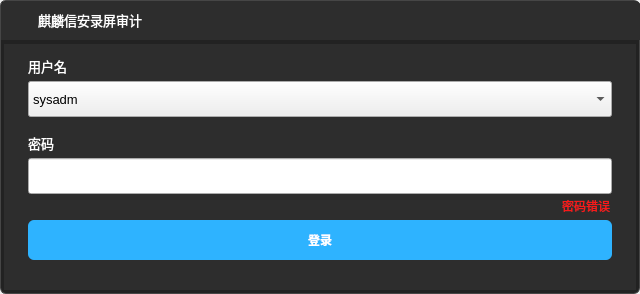
<?xml version="1.0" encoding="UTF-8"?>
<ui version="4.0">
 <class>Login</class>
 <widget class="QDialog" name="Login">
  <property name="geometry">
   <rect>
    <x>0</x>
    <y>0</y>
    <width>640</width>
    <height>294</height>
   </rect>
  </property>
  <property name="windowTitle">
   <string>麒麟信安录屏审计</string>
  </property>
  <property name="windowIcon">
   <iconset resource="../data/src.qrc">
    <normaloff>:/images/a16px.png</normaloff>:/images/a16px.png</iconset>
  </property>
  <widget class="QWidget" name="dialogWidget" native="true">
   <property name="geometry">
    <rect>
     <x>0</x>
     <y>0</y>
     <width>640</width>
     <height>294</height>
    </rect>
   </property>
   <property name="styleSheet">
    <string notr="true">QWidget#dialogWidget{
background-color:#222222;
border-radius:6px;
border:0.5px solid #464646;
}</string>
   </property>
   <widget class="QWidget" name="bodyWidget" native="true">
    <property name="geometry">
     <rect>
      <x>4</x>
      <y>44</y>
      <width>632</width>
      <height>246</height>
     </rect>
    </property>
    <property name="styleSheet">
     <string notr="true">QWidget#bodyWidget{
background-color:#2d2d2d;
border:none;
}</string>
    </property>
    <widget class="QPushButton" name="accept">
     <property name="geometry">
      <rect>
       <x>24</x>
       <y>176</y>
       <width>584</width>
       <height>40</height>
      </rect>
     </property>
     <property name="font">
      <font>
       <weight>75</weight>
       <italic>false</italic>
       <bold>true</bold>
      </font>
     </property>
     <property name="styleSheet">
      <string notr="true">QPushButton#accept{
background-color:#2eb3ff;
border:none;
color:#fff;
border-radius:6px;
}

QPushButton#accept:hover{
background-color:#3fc4ff;
border:none;
color:#fff;
border-radius:6px;
}

QPushButton#accept:pressed{
background-color:#1da2ff;
border:none;
color:#fff;
border-radius:6px;
}</string>
     </property>
     <property name="text">
      <string>登录</string>
     </property>
    </widget>
    <widget class="QLabel" name="label">
     <property name="geometry">
      <rect>
       <x>24</x>
       <y>12</y>
       <width>61</width>
       <height>20</height>
      </rect>
     </property>
     <property name="font">
      <font>
       <family>Sans Serif</family>
       <pointsize>10</pointsize>
      </font>
     </property>
     <property name="styleSheet">
      <string notr="true">#label{
color:#fff;
}</string>
     </property>
     <property name="text">
      <string>用户名</string>
     </property>
     <property name="textFormat">
      <enum>Qt::AutoText</enum>
     </property>
     <property name="alignment">
      <set>Qt::AlignLeading|Qt::AlignLeft|Qt::AlignTop</set>
     </property>
     <property name="wordWrap">
      <bool>true</bool>
     </property>
    </widget>
    <widget class="QLabel" name="label_2">
     <property name="geometry">
      <rect>
       <x>24</x>
       <y>89</y>
       <width>61</width>
       <height>20</height>
      </rect>
     </property>
     <property name="font">
      <font>
       <family>Sans Serif</family>
       <pointsize>10</pointsize>
      </font>
     </property>
     <property name="styleSheet">
      <string notr="true">color:#fff;</string>
     </property>
     <property name="text">
      <string>密码</string>
     </property>
     <property name="textFormat">
      <enum>Qt::AutoText</enum>
     </property>
     <property name="alignment">
      <set>Qt::AlignLeading|Qt::AlignLeft|Qt::AlignTop</set>
     </property>
     <property name="wordWrap">
      <bool>true</bool>
     </property>
    </widget>
    <widget class="QLineEdit" name="passwdEdit">
     <property name="geometry">
      <rect>
       <x>24</x>
       <y>114</y>
       <width>584</width>
       <height>36</height>
      </rect>
     </property>
     <property name="styleSheet">
      <string notr="true">QLineEdit#passwdEdit[isError=&quot;false&quot;]{
background-color:rgb(34,34,34);
border: 1px solid #393939;
border-radius:4px;
color:#fff;
padding-left:10px;
padding-right:10px;
font-size:13px;
}

QLineEdit#passwdEdit[isError=&quot;true&quot;]{
background-color:rgb(34,34,34);
border: 1px solid #fa4949;
border-radius:4px;
color:#fff;
padding-left:10px;
padding-right:10px;
font-size:13px;
}

QLineEdit#passwdEdit:hover{
background-color:rgb(34,34,34);
border: 1px solid #2eb3ff;
border-radius:4px;
color:#fff;
padding-left:10px;
padding-right:10px;
font-size:13px;
}</string>
     </property>
     <property name="echoMode">
      <enum>QLineEdit::Password</enum>
     </property>
     <property name="isError" stdset="0">
      <bool>false</bool>
     </property>
    </widget>
    <widget class="QComboBox" name="userBox">
     <property name="geometry">
      <rect>
       <x>24</x>
       <y>37</y>
       <width>584</width>
       <height>36</height>
      </rect>
     </property>
     <property name="font">
      <font>
       <pointsize>10</pointsize>
      </font>
     </property>
     <property name="styleSheet">
      <string notr="true"/>
     </property>
     <property name="iconSize">
      <size>
       <width>30</width>
       <height>30</height>
      </size>
     </property>
     <item>
      <property name="text">
       <string>sysadm</string>
      </property>
     </item>
     <item>
      <property name="text">
       <string>secadm</string>
      </property>
     </item>
     <item>
      <property name="text">
       <string>audadm</string>
      </property>
     </item>
    </widget>
    <widget class="QLabel" name="label_3">
     <property name="geometry">
      <rect>
       <x>545</x>
       <y>153</y>
       <width>61</width>
       <height>20</height>
      </rect>
     </property>
     <property name="font">
      <font>
       <family>Sans Serif</family>
       <pointsize>9</pointsize>
      </font>
     </property>
     <property name="styleSheet">
      <string notr="true">QLabel#label_3{
color:#fa1919;
}</string>
     </property>
     <property name="text">
      <string>密码错误</string>
     </property>
     <property name="textFormat">
      <enum>Qt::AutoText</enum>
     </property>
     <property name="alignment">
      <set>Qt::AlignRight|Qt::AlignTop|Qt::AlignTrailing</set>
     </property>
     <property name="wordWrap">
      <bool>true</bool>
     </property>
    </widget>
   </widget>
   <widget class="QWidget" name="titleBar" native="true">
    <property name="geometry">
     <rect>
      <x>1</x>
      <y>1</y>
      <width>640</width>
      <height>39</height>
     </rect>
    </property>
    <property name="styleSheet">
     <string notr="true">QWidget#titleBar{
background-color:#2d2d2d;
border-top-left-radius:6px;
border-top-right-radius:6px;
}</string>
    </property>
    <widget class="QLabel" name="icon">
     <property name="geometry">
      <rect>
       <x>10</x>
       <y>10</y>
       <width>21</width>
       <height>21</height>
      </rect>
     </property>
     <property name="styleSheet">
      <string notr="true">image: url(:/images/a16px.png);</string>
     </property>
     <property name="text">
      <string/>
     </property>
    </widget>
    <widget class="QLabel" name="titleText">
     <property name="geometry">
      <rect>
       <x>37</x>
       <y>3</y>
       <width>131</width>
       <height>31</height>
      </rect>
     </property>
     <property name="font">
      <font>
       <family>Sans Serif</family>
       <pointsize>10</pointsize>
      </font>
     </property>
     <property name="styleSheet">
      <string notr="true">color:#fff;</string>
     </property>
     <property name="text">
      <string>麒麟信安录屏审计</string>
     </property>
    </widget>
    <widget class="QPushButton" name="exit">
     <property name="geometry">
      <rect>
       <x>596</x>
       <y>0</y>
       <width>41</width>
       <height>41</height>
      </rect>
     </property>
     <property name="styleSheet">
      <string notr="true">border: none;
</string>
     </property>
     <property name="text">
      <string/>
     </property>
     <property name="icon">
      <iconset resource="../data/src.qrc">
       <normaloff>:/images/clear_icon.svg</normaloff>:/images/clear_icon.svg</iconset>
     </property>
     <property name="iconSize">
      <size>
       <width>14</width>
       <height>14</height>
      </size>
     </property>
    </widget>
   </widget>
  </widget>
 </widget>
 <resources>
  <include location="../data/src.qrc"/>
 </resources>
 <connections/>
</ui>
